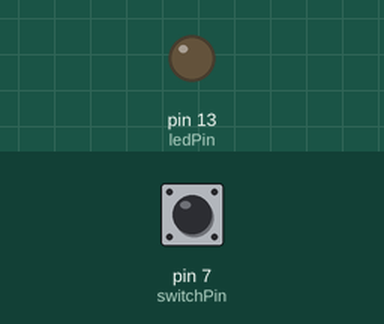
Simulated run of this sketch. Board: Arduino Uno, built with avr-gcc and run on an emulated ATmega328P. Shown: output pins drawn as LEDs (lit = HIGH). Inputs (shaded band) come from the test bench; at power-on: pin 7 (switchPin) LOW.

Above: at 1.2 s.
1.3 s: pin 7 (switchPin) pulsed HIGH 5 times (0.12 s each, 0.3 s apart)
At 3.1 s:
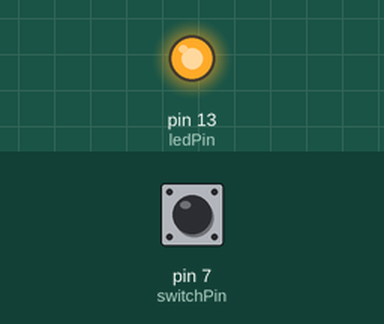
Timing chart, 0 to 4.6 s (numbered marks = the images above; inputs shaded):
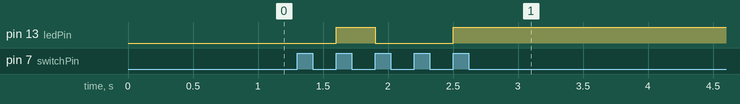

The sketch:

led_on_and_off1.ino
```cpp
// C++ code
//
int ledPin = 13;
int switchPin =7;
boolean lastbutton = LOW;
boolean ledOn=false;

  void setup()
  {
   pinMode(switchPin,INPUT);
   pinMode(ledPin, OUTPUT);
  }

  void loop()
  {
   if (digitalRead(switchPin) == HIGH && lastbutton==LOW)
   {
    ledOn = !ledOn;
    lastbutton = HIGH;
   }
   else
   {
    lastbutton = digitalRead(switchPin);
   }
   digitalWrite(ledPin, ledOn);
  }  
```

Measured:
- after the input at 1.3 s, pin 13 (ledPin): LOW → HIGH after 0.30 s, → LOW 0.30 s later, → HIGH 0.60 s later
